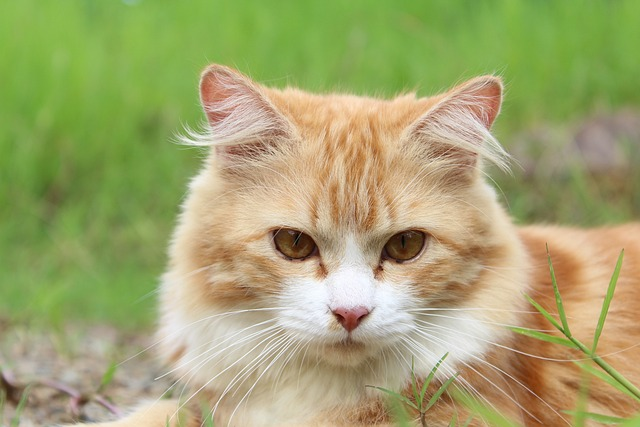
#> input picture image_source_chat.jpg, 640 x 427 px
$ python approximation_image_voronoi_brute.py
#> lines starting #> are read from the running program, lines starting #| are printed output that depends on the picture
import numpy as np
import matplotlib.pyplot as plt
from PIL import Image
import random

# Fonction pour calculer le diagramme de Voronoï
def calcul_voronoi(image, germes):
    """
    Calcule la carte de Voronoï pour une image donnée et une liste de germes.

    Paramètres :
        image (numpy.ndarray) : Image contenant la distance minimale à chaque pixel.
        germes (list of tuples) : Liste des positions des germes.

    Retourne :
        numpy.ndarray : La carte de Voronoï, où chaque pixel est associé au germe le plus proche.
    """
    rows, cols = image.shape  # Récupère les dimensions de l'image
    voronoi_map = np.full((rows, cols), -1)  # Initialisation de la carte de Voronoï avec -1 (indiquant aucune zone assignée)

    # Assigner les germes à leur position sur la carte de Voronoï et marquer l'image
    for idx, (x, y) in enumerate(germes):
        image[x, y] = 0  # La distance du germe à lui-même est 0
        voronoi_map[x, y] = idx  # Chaque germe est assigné à son propre index dans la carte de Voronoï

    # Masques pour vérifier les voisins avant (en haut, gauche, diagonaux)
    masque_avant = [(0, -1), (-1, 0), (-1, -1), (-1, 1)]
    # Masques pour vérifier les voisins arrière (en bas, droite, diagonaux)
    masque_arriere = [(0, 1), (1, 0), (1, -1), (1, 1)]

    # Calculer les distances minimales depuis les germes vers le bas et la droite
    for i in range(1, rows):
        for j in range(1, cols):
            min_distance = image[i, j]  # Initialisation à la distance actuelle
            closest_seed = voronoi_map[i, j]  # Initialisation de l'indice du germe associé
            # Vérifier les voisins dans la direction "avant"
            for dx, dy in masque_avant:
                x, y = i + dx, j + dy
                if 0 <= x < rows and 0 <= y < cols:  # Assurer que les indices sont dans les limites
                    if image[x, y] + 1 < min_distance:  # Si une distance plus petite est trouvée
                        min_distance = image[x, y] + 1
                        closest_seed = voronoi_map[x, y]  # Mettre à jour le germe le plus proche
            image[i, j] = min_distance
            voronoi_map[i, j] = closest_seed

    # Vérifier les voisins arrière (en haut, gauche, diagonaux)
    for i in range(rows - 2, -1, -1):
        for j in range(cols - 2, -1, -1):
            min_distance = image[i, j]
            closest_seed = voronoi_map[i, j]
            # Vérifier les voisins dans la direction "arrière"
            for dx, dy in masque_arriere:
                x, y = i + dx, j + dy
                if 0 <= x < rows and 0 <= y < cols:
                    if image[x, y] + 1 < min_distance:
                        min_distance = image[x, y] + 1
                        closest_seed = voronoi_map[x, y]
            image[i, j] = min_distance
            voronoi_map[i, j] = closest_seed

    return voronoi_map  # Retourne la carte de Voronoï calculée


# Fonction pour calculer la moyenne des couleurs dans chaque zone de Voronoï
def calculer_moyenne_couleurs(image, voronoi_map, nb_germes):
    """
    Calcule la moyenne des couleurs pour chaque zone de Voronoï.

    Paramètres :
        image (numpy.ndarray) : Image RGB sous forme de tableau numpy.
        voronoi_map (numpy.ndarray) : Carte des zones de Voronoï.
        nb_germes (int) : Nombre de germes.

    Retourne :
        dict : Dictionnaire avec la moyenne des couleurs pour chaque zone.
    """
    # Initialiser un dictionnaire pour stocker les couleurs des zones
    zones_couleurs = {i: [] for i in range(nb_germes)}

    rows, cols = image.shape[:2]
    # Parcourir chaque pixel de l'image
    for i in range(rows):
        for j in range(cols):
            zone = voronoi_map[i, j]  # Trouver la zone associée au pixel
            if zone != -1:  # Ignorer les pixels sans zone assignée
                zones_couleurs[zone].append(image[i, j])  # Ajouter la couleur du pixel à la zone correspondante

    # Calculer la moyenne des couleurs pour chaque zone
    moyennes = {
        zone: np.mean(couleurs, axis=0) if couleurs else [0, 0, 0]  # Moyenne des couleurs en RGB
        for zone, couleurs in zones_couleurs.items()
    }

    return moyennes  # Retourner le dictionnaire des couleurs moyennes


# Fonction pour afficher le diagramme de Voronoï avec les couleurs moyennes
def afficher_voronoi(voronoi_map, moyennes, nb_germes):
    """
    Affiche le diagramme de Voronoï coloré avec les couleurs moyennes.

    Paramètres :
        voronoi_map (numpy.ndarray) : Tableau des indices des germes assignés à chaque pixel.
        moyennes (dict) : Couleurs moyennes pour chaque zone.
    """
    rows, cols = voronoi_map.shape
    voronoi_img = np.zeros((rows, cols, 3), dtype=np.uint8)  # Image vide pour le diagramme de Voronoï coloré

    # Parcourir chaque pixel et assigner la couleur moyenne de la zone correspondante
    for i in range(rows):
        for j in range(cols):
            zone = voronoi_map[i, j]
            if zone != -1:
                voronoi_img[i, j] = moyennes[zone]

    # Afficher l'image du diagramme de Voronoï
    plt.figure(figsize=(8, 8))
    plt.imshow(voronoi_img)
    plt.title(f"Diagramme de Voronoi Discret pour {nb_germes} germes")  # Titre de l'image
    plt.axis("off")  # Désactiver l'affichage des axes
    plt.show()  # Afficher l'image


# Dimensions de l'image (500x500)
width, height = 500, 500

# Charger une image et la redimensionner
img = Image.open("image_source_chat.jpg").resize((width, height))
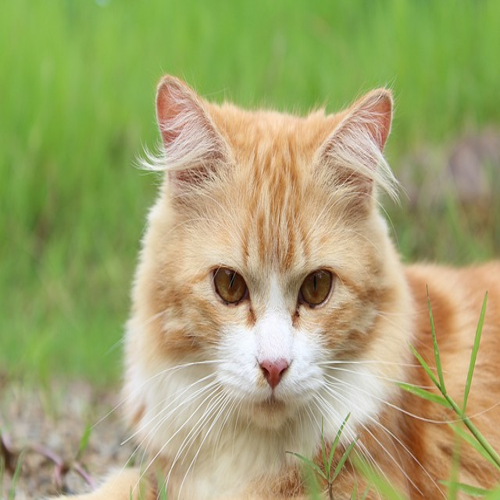
#> img: PIL image 500x500 RGB; mean R, G, B 162.3, 164.5, 110.9
img_array = np.array(img)  # Convertir l'image en tableau numpy

# Dimensions de l'image
rows, cols, _ = img_array.shape
#> rows = 500; cols = 500
image = np.full((rows, cols), np.inf)  # Initialisation de l'image avec des distances infinies

# Nombre de germes (2000)
nb_germes = 2000

# Générer des positions de germes aléatoires dans l'image
germes = np.array([(random.randint(0, width-1), random.randint(0, height-1)) for _ in range(nb_germes)])

# Calculer la carte de Voronoï
voronoi_map = calcul_voronoi(image, germes)
#> after the loop in calcul_voronoi, `for idx, (x, y) in enumerate(germes):`: image: shape (500, 500) float64; 99.2% of the values are NaN or infinite; the others: min 0, max 0, mean 0
#> after the loop in calcul_voronoi, `for idx, (x, y) in enumerate(germes):`:
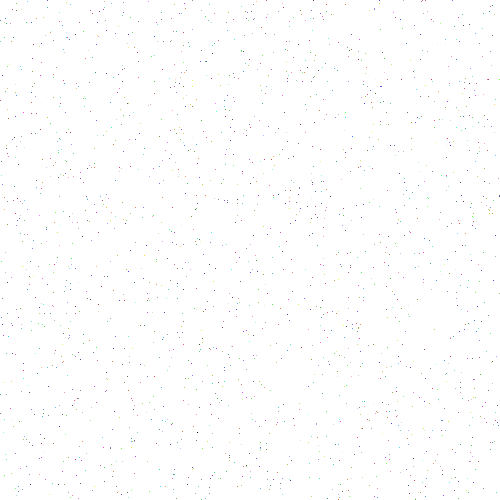
#> voronoi_map: shape (500, 500) int64; 1993 distinct labels, from -1 to 1999; one colour per label, 0 black, -1 white
#> after the loop in calcul_voronoi, `for i in range(1, rows):`:
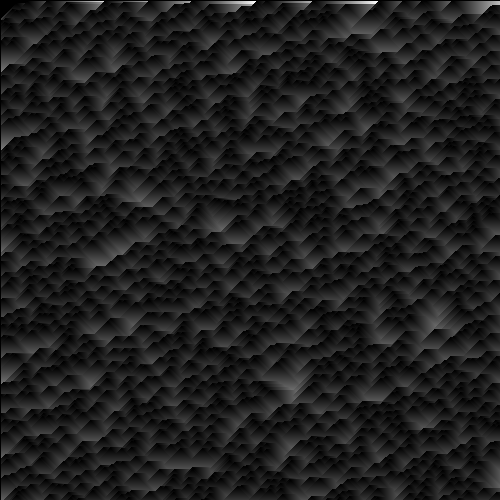
#> image: shape (500, 500) float64; 0.46% of the values are NaN or infinite; the others: min 0, max 64, mean 7.84; drawn with min black, max white, NaN and infinite black
#> after the loop in calcul_voronoi, `for i in range(1, rows):`:
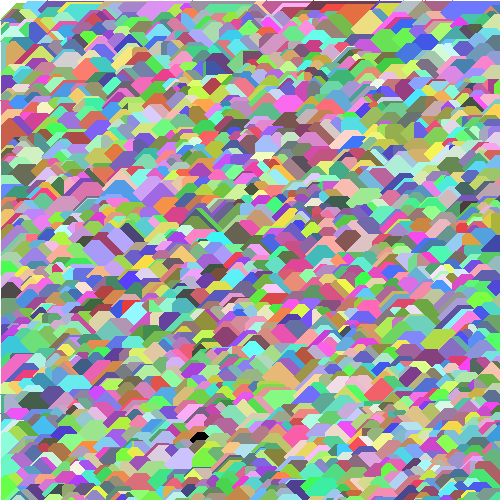
#> voronoi_map: shape (500, 500) int64; 1993 distinct labels, from -1 to 1999; one colour per label, 0 black, -1 white
#> after the loop in calcul_voronoi, `for i in range(rows - 2, -1, -1):`:
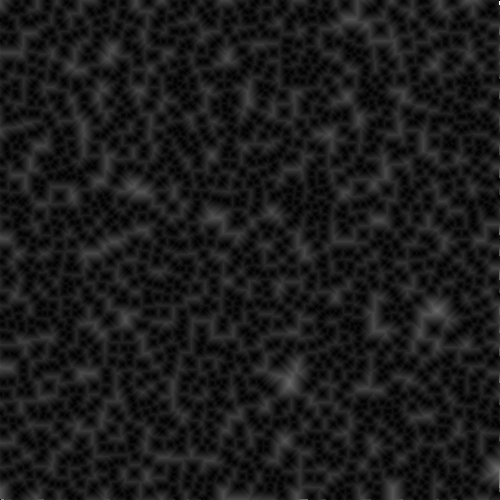
#> image: shape (500, 500) float64; 0% of the values are NaN or infinite; the others: min 0, max 47, mean 4.98; drawn with min black, max white, NaN and infinite black
#> after the loop in calcul_voronoi, `for i in range(rows - 2, -1, -1):`:
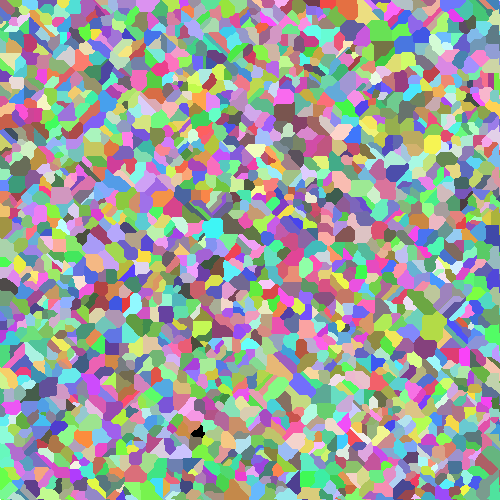
#> voronoi_map: shape (500, 500) int64; 1993 distinct labels, from -1 to 1999; one colour per label, 0 black, -1 white

# Calculer la moyenne des couleurs pour chaque zone
moyennes = calculer_moyenne_couleurs(img_array, voronoi_map, nb_germes)
#> moyennes = 2000 items

# Afficher le diagramme de Voronoï avec les couleurs moyennes calculées
afficher_voronoi(voronoi_map, moyennes, nb_germes)
#> after the loop in afficher_voronoi, `for i in range(rows):`:
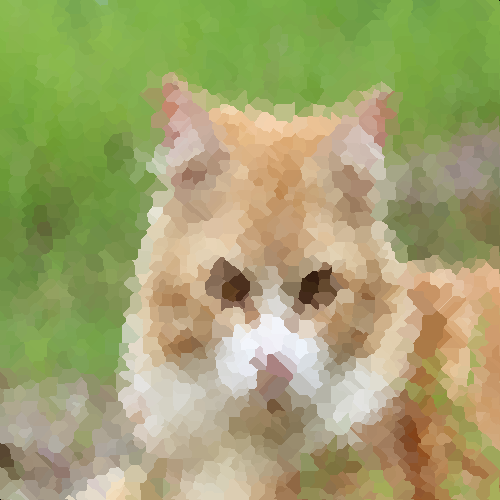
#> voronoi_img: shape (500, 500, 3); mean of channels 0, 1, 2 161.8, 164, 110.4; drawn as R, G, B
